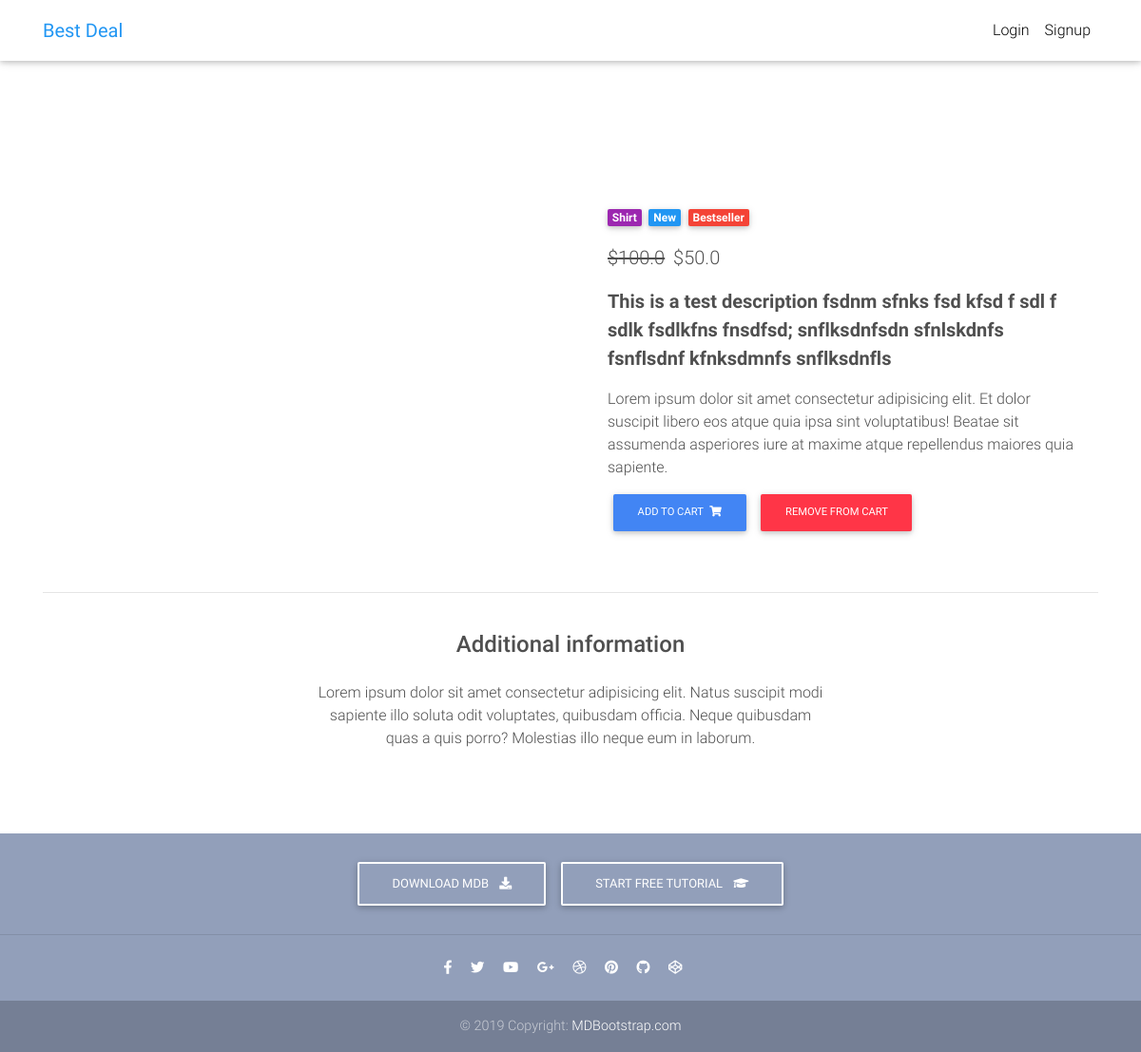
Page /product/test-product-1 on the committed database.
### core/models.py (models this page shows, shortened)
class Item(models.Model):
    title = models.CharField(max_length=100)
    price = models.FloatField()
    discount_price = models.FloatField(blank=True, null=True)
    category = models.CharField(choices=CATEGORY_CHOICES, max_length=2)
    label = models.CharField(choices=LABEL_CHOICES, max_length=1)
    slug = models.SlugField()
    description = models.TextField()
    def get_add_to_cart_url(self):
        return reverse("core:add-to-cart", kwargs={
            'slug':self.slug
            })
    def get_remove_from_cart_url(self):
        return reverse("core:remove-from-cart", kwargs={
            'slug':self.slug
            })

### core/views.py (the view)
# urls.py: path('product/<slug>', ItemDetailView.as_view(), name='product'),
class ItemDetailView(DetailView):
    model = Item
    template_name = "product.html"

### templates/product.html (shortened to what this page needs)
{% extends "base.html" %}
{% block content %}
  <body>
    <main class="mt-5 pt-4">
      <div class="container dark-grey-text mt-5">
        <div class="row wow fadeIn">
          <div class="col-md-6 mb-4">
          </div>
          <div class="col-md-6 mb-4">
            <div class="p-4">
              <div class="mb-3">
                <a href="">
                  <span class="badge purple mr-1">{{object.get_category_display}}</span>
                </a>
                <a href="">
                  <span class="badge blue mr-1">New</span>
                </a>
                <a href="">
                  <span class="badge red mr-1">Bestseller</span>
                </a>
              </div>
              <p class="lead">
                {% if item.discount_price %}
                  <span class="mr-1">
                    <del>${{item.price}}</del>
                  </span>
                  <span>${{item.discount_price}}</span>
                {% else %}
                  <span>${{item.price}}</span>
                {% endif %}
              </p>
              <p class="lead font-weight-bold">{{object.description}}</p>
              <p>Lorem ipsum dolor sit amet consectetur adipisicing elit. Et dolor suscipit libero eos atque quia ipsa
                sint voluptatibus!
                Beatae sit assumenda asperiores iure at maxime atque repellendus maiores quia sapiente.</p>
              <a href="{{object.get_add_to_cart_url}}" class="btn btn-primary btn-md my-0 p">Add to cart
                  <i class="fas fa-shopping-cart ml-1"></i>
                </a>
              <a href="{{object.get_remove_from_cart_url}}" class="btn btn-danger btn-md my-0 p">Remove from cart
                </a>
            </div>
          </div>
        </div>
        <hr>
        <div class="row d-flex justify-content-center wow fadeIn">
          <div class="col-md-6 text-center">
            <h4 class="my-4 h4">Additional information</h4>
            <p>Lorem ipsum dolor sit amet consectetur adipisicing elit. Natus suscipit modi sapiente illo soluta odit
              voluptates,
              quibusdam officia. Neque quibusdam quas a quis porro? Molestias illo neque eum in laborum.</p>
          </div>
        </div>
        <div class="row wow fadeIn">
          <div class="col-lg-4 col-md-12 mb-4">
          </div>
          <div class="col-lg-4 col-md-6 mb-4">
          </div>
          <div class="col-lg-4 col-md-6 mb-4">
          </div>
        </div>
      </div>
    </main>
  </body>
{% endblock content %}

### templates/base.html (style rules this page uses)
html, body, header, .carousel { height: 60vh; }

### rows in the picture
Item: category "Shirt", price "100.0", discount_price "50.0", description "This is a test description fsdnm sfnks fsd kfsd f sdl f sdlk fsdlkfns fnsdfsd; snflksdnfsdn sfnlskdnfs fsnflsdnf kfnksdmnfs snflksdnfls"
